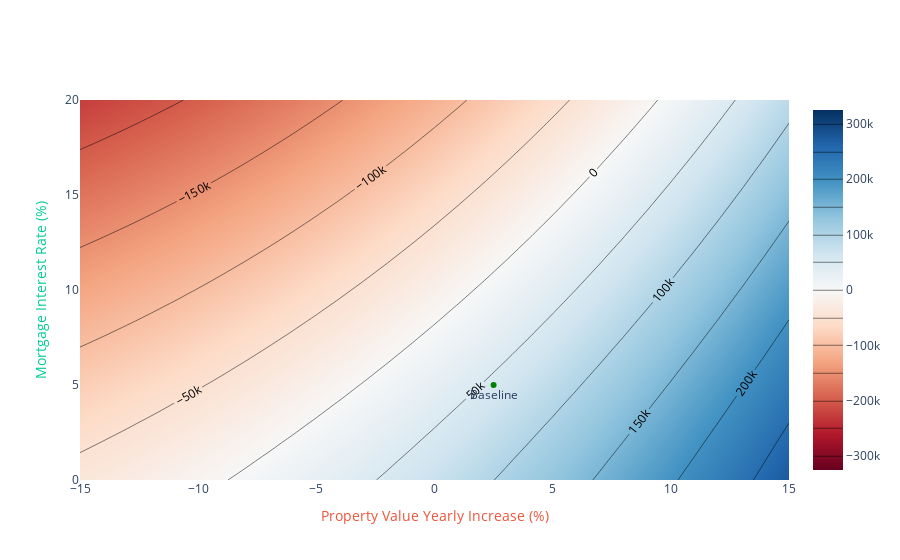

Notebook cell for this chart:
### Markdown cell above
## Mortgage interest rates vs property value growth

### Code cell
plot_contour_2d("propertyValueYearlyIncrease", "mortgageInterestRate")

### Figure 1 — Plotly figure (JSON) as saved in the notebook; plotly's stock layout.template omitted (floating-point values rounded to 4 significant figures; data arrays with more than 128 entries replaced by an {"elided": "..."} marker saying what was removed)
{"data": [{"colorscale": [[0, "rgb(103,0,31)"], [0.1, "rgb(178,24,43)"], [0.2, "rgb(214,96,77)"], [0.3, "rgb(244,165,130)"], [0.4, "rgb(253,219,199)"], [0.5, "rgb(247,247,247)"], [0.6, "rgb(209,229,240)"], [0.7, "rgb(146,197,222)"], [0.8, "rgb(67,147,195)"], [0.9, "rgb(33,102,172)"], [1, "rgb(5,48,97)"]], "contours": {"coloring": "heatmap", "end": 300000, "showlabels": true, "size": 50000, "start": -300000}, "type": "contour", "x": {"elided": "651 float values"}, "y": {"elided": "651 float values"}, "z": {"elided": "651 float values"}}, {"marker": {"color": "green"}, "mode": "markers+text", "name": "Baseline", "showlegend": false, "text": ["Baseline"], "textposition": "bottom center", "type": "scatter", "x": [2.5], "y": [5]}], "layout": {"xaxis": {"title": {"font": {"color": "#EF553B"}, "text": "Property Value Yearly Increase (%)"}}, "yaxis": {"title": {"font": {"color": "#00CC96"}, "text": "Mortgage Interest Rate (%)"}}}}
